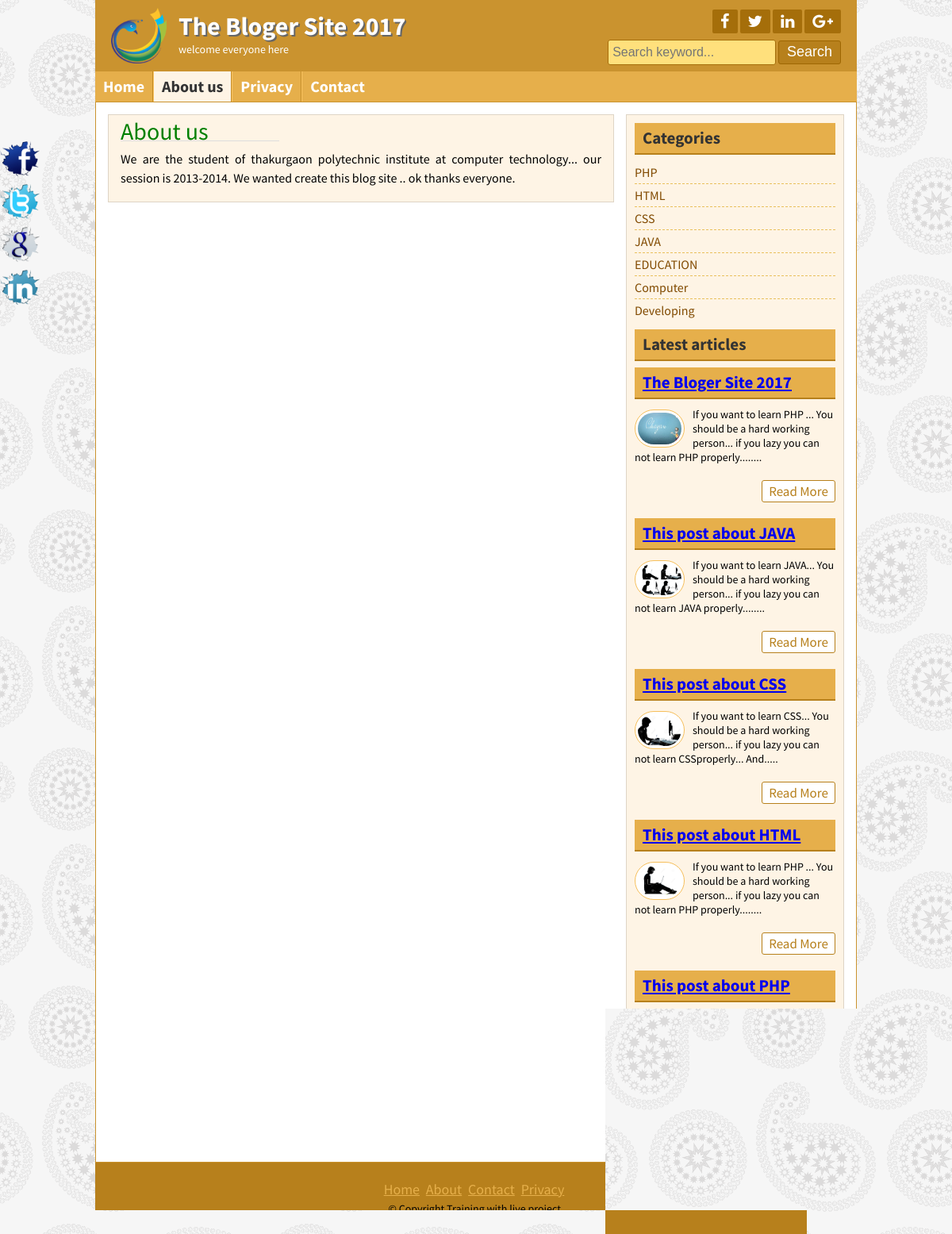
Screenshot of /page.php?pageid=5 with the database file from the repository.
### tables this page shows
CREATE TABLE `title_slogan` (
  `id` int(11) NOT NULL,
  `title` varchar(255) NOT NULL,
  `slogan` varchar(255) NOT NULL,
  `logo` varchar(255) NOT NULL
);

CREATE TABLE `tbl_social` (
  `id` int(11) NOT NULL,
  `fb` varchar(255) NOT NULL,
  `tw` varchar(255) NOT NULL,
  `ln` varchar(255) NOT NULL,
  `gp` varchar(255) NOT NULL
);

CREATE TABLE `tbl_page` (
  `id` int(11) NOT NULL,
  `name` varchar(255) NOT NULL,
  `body` text NOT NULL
);

CREATE TABLE `tbl_category` (
  `id` int(5) NOT NULL,
  `name` varchar(50) NOT NULL
);

CREATE TABLE `tbl_post` (
  `id` int(11) NOT NULL,
  `cat` int(11) NOT NULL,
  `title` varchar(255) NOT NULL,
  `body` text NOT NULL,
  `image` varchar(255) NOT NULL,
  `author` varchar(50) NOT NULL,
  `tags` varchar(255) NOT NULL,
  `userid` int(11) NOT NULL,
  `date` timestamp NOT NULL DEFAULT CURRENT_TIMESTAMP
);

### lib/Database.php (called while the page is built, shortened)
<?php
Class Database{
	public $host   = DB_HOST;
	public $user   = DB_USER;
	public $pass   = DB_PASS;
	public $dbname = DB_NAME;
	public $link;
	private function connectDB(){
	$this->link = new mysqli($this->host, $this->user, $this->pass, $this->dbname);
 }
	public function select($query){
		$result = $this->link->query($query) or die($this->link->error.__LINE__);
		if($result->num_rows > 0){
			return $result;
		} else {
			return false;
		}
	}
}

### helpers/Format.php (called while the page is built, shortened)
<?php
	class Format
	{
		public function textShorten($body, $limit =400){
				$body = $body."";
				$body = substr($body, 0,$limit);
				$body = substr($body, 0,strrpos($body, ' '));
				$body = $body.".....";
				return $body;
		}
	}
 ?>

### page.php (the view, shortened to what this page needs)
<?php include 'inc/header.php'; ?>
	<div class="contentsection contemplete clear">
		<div class="maincontent clear">
			<div class="about">
	       <?php
            if (!isset($_GET['pageid']) || $_GET['pageid']==NULL) {
            		header("Location:404.php");
            }else{
                $id = $_GET['pageid'];
            }
         ?>
           <?php
             $query ="SELECT * FROM tbl_page WHERE `id` ='$id'";
             $page=$db->select($query);
             if ($page) {
             while ($result= $page->fetch_assoc()) {?>
             		<p style="font-size: 30px;" class="name"><?php echo $result['name'] ?></p>
             <?php	echo $result['body'];
             }}
             ?>
	</div>
		</div>
		<?php include 'inc/sidebar.php'; ?>
	</div>
	<div class="footersection templete clear">
	  <div class="footermenu clear">
		<ul>
			<li><a href="#">Home</a></li>
			<li><a href="#">About</a></li>
			<li><a href="#">Contact</a></li>
			<li><a href="#">Privacy</a></li>
		</ul>
	  </div>
	  <p>&copy; Copyright Training with live project.</p>
	</div>
	<div class="fixedicon clear">
		<a href="http://www.facebook.com"><img src="images/fb.png" alt="Facebook"/></a>
		<a href="http://www.twitter.com"><img src="images/tw.png" alt="Twitter"/></a>
		<a href="http://www.google.com"><img src="images/gl.png" alt="GooglePlus"/></a>
		<a href="http://www.linkedin.com"><img src="images/in.png" alt="LinkedIn"/></a>
	</div>
</body>
</html>

### inc/header.php (shortened to what this page needs)
<?php include 'lib/Database.php'; ?>
<?php include 'helpers/Format.php'; ?>
<?php
				$fm = new Format();
			   	$db = new Database();
 ?>
<!DOCTYPE html>
<html>
<head>
	<link rel="stylesheet" href="font-awesome-4.5.0/css/font-awesome.css">
	<link rel="stylesheet" href="css/nivo-slider.css" type="text/css" media="screen" />
	<?php
              	$query = "SELECT * FROM tbl_theme WHERE id=1";
              	$theme = $db->select($query);
              	if ($theme) {
              		while ($result = $theme->fetch_assoc()) {
              	if ($result['name']=='green') {?>
              		 <link rel="stylesheet" href="green/style.css">
              <?php } if($result['name']=='default'){?>
              	<link rel="stylesheet" href="style.css">
             <?php }
             }
         }
      ?>
</head>
<body>
	<div class="headersection templete clear">
		<a href="index.php">
			<div class="logo">
			<?php
				$query = "SELECT * FROM title_slogan WHERE id=1";
				$TSL = $db->select($query);
				if ($TSL) {
					while($result= $TSL->fetch_assoc()){
			 ?>
				<img src="admin/<?php echo $result['logo'] ?>" alt="Logo"/>
				<h2><?php echo $result['title'] ?></h2>
				<p><?php echo $result['slogan'] ?></p>
				<?php }} ?>
			</div>
		</a>
		<div class="social clear">
			<div class="icon clear">
			 <?php
			 	$query = "SELECT * FROM tbl_social WHERE id=1";
			 	$social = $db->select($query);
			 	if ($social) {
			 		while ($result = $social->fetch_assoc()) {
			  ?>
				<a href="<?php echo $result['fb'] ?>" target="_blank"><i class="fa fa-facebook"></i></a>
				<a href="<?php echo $result['tw'] ?>" target="_blank"><i class="fa fa-twitter"></i></a>
				<a href="<?php echo $result['ln'] ?>" target="_blank"><i class="fa fa-linkedin"></i></a>
				<a href="<?php echo $result['gp'] ?>" target="_blank"><i class="fa fa-google-plus"></i></a>
				<?php }} ?>
			</div>
			<div class="searchbtn clear">
			<form action="search.php" method="GET">
				<input type="text" name="search" placeholder="Search keyword..."/>
				<input type="submit" name="submit" value="Search"/>
			</form>
			</div>
		</div>
	</div>
<div class="navsection templete">
	<ul>
		<?php
			$path = $_SERVER['SCRIPT_NAME'];
			$currentpage = basename($path, '.php');
		 ?>
		<li><a <?php if ($currentpage=='index') {echo "id='active'";}?> href="index.php">Home</a></li>
		<?php
               $query = "SELECT * FROM tbl_page";
                $page =$db->select($query);
                if ($page) {
                while ($result= $page->fetch_assoc()) {
                ?>
              <li><a
              		<?php
              			if (isset($_GET['pageid']) && $_GET['pageid']== $result['id']) {
              				echo "id='active'";
              			}
              		 ?>
                   href="page.php?pageid=<?php echo $result['id'] ?>"><?php echo $result['name'] ?></a></li>
                <?php }} ?>
		<li><a <?php if ($currentpage=='contact') {echo "id='active'";}?> href="contact.php">Contact</a></li>
	</ul>
</div>

### inc/sidebar.php
<div class="sidebar clear">
			<div class="samesidebar clear">
				<h2>Categories</h2>
				<?php
					$query = "SELECT * FROM tbl_category";
					$Category= $db->select($query);
					if ($Category) {
						while ($result = $Category->fetch_assoc()) {
				 ?>
					<ul>
						<li><a href="postBycat.php?catId=<?php echo $result['id'] ?>"><?php echo $result['name'] ?></a></li>
						<?php }} else{?>
						<li>NO Category Created</li>
						<?php } ?>
					</ul>
			</div>
			<div class="samesidebar clear">
				<h2>Latest articles</h2>
				<?php
					$query = "SELECT * FROM tbl_post order by id desc limit 5";
					$Lpost= $db->select($query);
					if ($Lpost) {
						while ($Lresult = $Lpost->fetch_assoc()) {
				 ?>
					<div class="popular clear">
						<h2><a href="post.php?id=<?php echo $Lresult['id'] ?>"><?php echo $Lresult['title'] ?></a>
						</h2>
						 <a href="post.php?id=<?php echo $Lresult['id']; ?>"><img src="admin/<?php echo $Lresult['image']; ?>" alt="post image"/></a>
						<p>
							<?php echo $fm->textShorten($Lresult['body'], 120) ?>
						</p>
						<div class="readmore clear">
							<a href="post.php?id=<?php echo $Lresult['id']; ?>">Read More</a>
						</div>
					</div>
					<?php }}else{header("Location:404.php");} ?>
			</div>
		</div>

### style.css (style rules this page uses)
* { margin:0;padding:0;outline:0 }
body { font-family: 'Source Sans Pro', sans-serif;font-size:14px;line-height:18px;color:#000;background:url(images/bg.png)repeat fixed 0 0 #fff; }
.templete { width:960px;margin:0 auto; }
.contemplete { margin: 0 auto; width: 928px; }
.clear { overflow:hidden; }
input[type="text"], input[type="email"] { border: 1px solid #cfc5b6; border-radius: 3px; margin-bottom: 5px; padding: 5px; width: 300px; }
input[type="submit"] { background: #b7801c none repeat scroll 0 0; border: 1px solid #e6af4b; color: #fff; cursor: pointer; font-size: 20px; padding: 1px 10px; }
.headersection { background: #ca932f none repeat scroll 0 0; color: #fff; }
.logo { float: left; width: 580px; }
.logo img { float: left; margin-right: 15px; padding-bottom: 10px; padding-left: 20px; padding-top: 10px; width: 70px; }
.logo h2 { color: #fff; font-size: 32px; margin-bottom: 11px; margin-top: 24px; text-shadow: 2px 2px 0 #666; }
.logo p { color:#fff; }
.social { float: right; margin-right: 20px; margin-top: 12px; text-align: right; width: 360px; }
.icon { float: right; }
.icon a { background: #a56e0a none repeat scroll 0 0; border-radius: 2px; color: #fff; display: block; float: left; font-size: 20px; margin-left: 3px; padding: 5px 10px; }
.searchbtn { float: right; margin-top: 8px; }
.searchbtn input[type="text"] { border: 1px solid #A56E0A; width: 200px; background: #FFE07C; font-size: 16px; height: 20px; }
.searchbtn input[type="submit"] { border: 1px solid #9d6602; border-radius: 3px; font-size: 18px; height: 30px; padding-left: 10px; padding-right: 10px; padding-top: 0; cursor: pointer; }
.navsection { background: none repeat scroll 0 0 #e6af4b; min-height: 38px; }
.navsection ul { margin:0;padding:0;list-style:none; }
.navsection ul li { border-left: 1px solid #fdc662; border-right: 1px solid #c18a26; display: block; float: left; position:relative; }
.navsection ul li:first-child { border-left: 0px solid #fdc662; }
.navsection ul li:last-child { border-right: 0px solid #c18a26; }
.navsection ul li a { color: #fff; display: block; font-size: 20px; font-weight: bold; padding: 10px; text-decoration: none; }
.navsection ul li a:hover, #active { background:#FEF4E5;color:#333; }
.contentsection { background: #ffffff none repeat scroll 0 0; border: 1px solid #ca932f; padding: 15px; }
.maincontent { background: #fef4e5 none repeat scroll 0 0; border: 1px solid #ded4c5; float: left; margin: 0 15px 15px 0; padding: 8px 15px; width: 606px; }
.about { font-size: 16px; line-height: 24px; text-align: justify; }
.about p { font-size: 16px; line-height: 24px; margin-bottom: 10px; text-align: justify; }
.readmore { float: right; margin-top: 10px; }
.readmore a { background: #fff none repeat scroll 0 0; border: 1px solid #b7801c; border-radius: 3px; color: #b7801c; display: block; font-size: 17px; padding: 4px 8px; text-decoration: none; }
.sidebar { background: #fef4e5 none repeat scroll 0 0; border: 1px solid #ded4c5; float: right; margin-bottom: 15px; margin-top: 0; padding: 10px; width: 253px; }
.samesidebar { margin-bottom: 10px; }
.samesidebar h2 { background: #e6af4b none repeat scroll 0 0; border-bottom: 2px solid #b7801c; color: #333; margin-bottom: 8px; padding: 10px; }
.samesidebar ul { padding:0;margin:0;list-style:none; }
.samesidebar ul li { border-bottom: 1px dashed #e9c05c; font-size: 16px; padding: 5px 8px 5px 0; }
.samesidebar ul li:last-child { border-bottom: 0px dashed #e9c05c; }
.samesidebar ul li a { color: #814a00; text-decoration: none; }
.samesidebar p { margin-bottom: 10px; }
.popular { margin-bottom: 20px; }
.popular img { background: #fff none repeat scroll 0 0; border: 1px solid #f6bf5b; border-radius: 30px; float: left; height: 40px; margin-right: 10px; margin-top: 5px; padding: 3px; width: 55px; }
.footersection { height:90px;background:#B7801C;text-align:center }
.footermenu { margin-top: 25px; margin-bottom: 5px; }
.footermenu ul { padding:0;margin:0;list-style:none;text-align:center; }
.footermenu ul li { display:inline-block; }
.footermenu ul li a { color: #E6AF4B; font-size: 18px; margin-right: 5px; }
.fixedicon { left: 0; position: fixed; top: 175px; width: 60px; }
.fixedicon img { width: 50px; }

### page.php (style rules this page uses)
.name { font-size: 50px; color: green; width: 200px; border-bottom: 1px solid #ddd; }

### rows the page displays
title_slogan: logo (picture), title "The Bloger Site 2017", slogan "welcome everyone here"
tbl_page: name "About us", body "We are the student of thakurgaon polytechnic institute at computer technology... our session is 2013-2014. We wanted create this blog site .. ok thanks everyone."
tbl_page: name "Privacy"
tbl_category: name "PHP"
tbl_category: name "HTML"
tbl_category: name "CSS"
tbl_category: name "JAVA"
tbl_category: name "EDUCATION"
tbl_category: name "Computer"
tbl_category: name "Developing"
tbl_post: title "The Bloger Site 2017", image (picture), body "If you want to learn PHP ... You should be a hard working person... if you lazy you can not learn PHP properly........"
tbl_post: title "This post about JAVA", image (picture), body "If you want to learn JAVA... You should be a hard working person... if you lazy you can not learn JAVA properly........"
tbl_post: title "This post about CSS", image (picture), body "If you want to learn CSS... You should be a hard working person... if you lazy you can not learn CSSproperly... And....."
tbl_post: title "This post about HTML", image (picture), body "If you want to learn PHP ... You should be a hard working person... if you lazy you can not learn PHP properly........"
tbl_post: title "This post about PHP", image (picture), body "If you want to learn PHP ... You should be a hard working person... if you lazy you can not learn PHP properly........"
